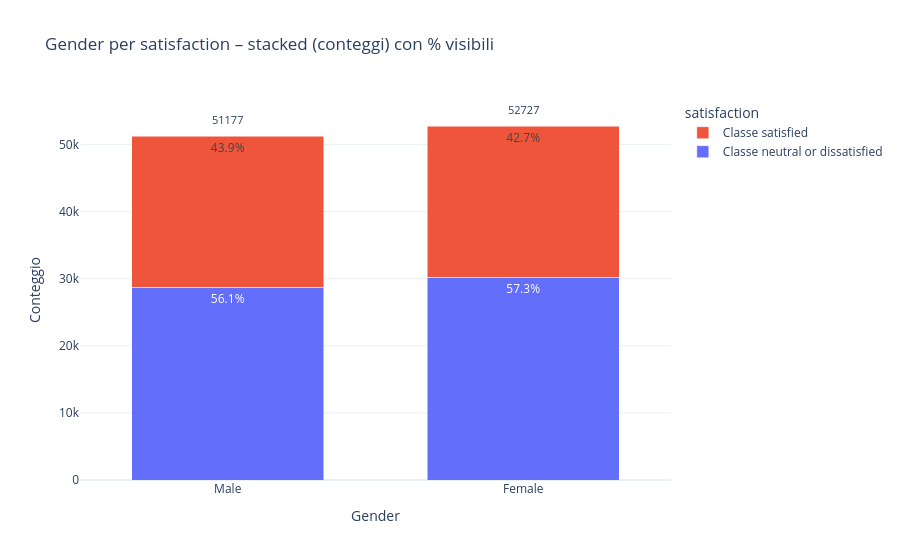

Notebook code for this chart:
### Markdown cell above
### 2.4.1 Gender

### Code cell
fig = make_feature_by_target_figure(raw_data_train, feature="Gender", target="satisfaction")
fig.show()

### Figure 1 — Plotly figure (JSON) as saved in the notebook; plotly's stock layout.template omitted (floating-point values rounded to 4 significant figures)
{"data": [{"customdata": [[30190.0, 57.26], [28690.0, 56.05]], "hovertemplate": "Gender=%{x}<br>satisfaction=neutral or dissatisfied<br>Conteggio=%{customdata[0]}<br>Percentuale=%{customdata[1]:.2f}%<extra></extra>", "name": "Classe neutral or dissatisfied", "textposition": "inside", "texttemplate": "%{customdata[1]:.1f}%", "type": "bar", "x": ["Female", "Male"], "y": [30193, 28686]}, {"customdata": [[22530.0, 42.74], [22490.0, 43.95]], "hovertemplate": "Gender=%{x}<br>satisfaction=satisfied<br>Conteggio=%{customdata[0]}<br>Percentuale=%{customdata[1]:.2f}%<extra></extra>", "name": "Classe satisfied", "textposition": "inside", "texttemplate": "%{customdata[1]:.1f}%", "type": "bar", "x": ["Female", "Male"], "y": [22534, 22491]}], "layout": {"annotations": [{"font": {"size": 11}, "showarrow": false, "text": "52727", "x": "Female", "y": 53780.0, "yanchor": "bottom"}, {"font": {"size": 11}, "showarrow": false, "text": "51177", "x": "Male", "y": 52230.0, "yanchor": "bottom"}], "bargap": 0.35, "barmode": "stack", "legend": {"title": {"text": "satisfaction"}}, "title": {"text": "Gender per satisfaction – stacked (conteggi) con % visibili"}, "xaxis": {"categoryorder": "category descending", "title": {"text": "Gender"}}, "yaxis": {"title": {"text": "Conteggio"}}}}
